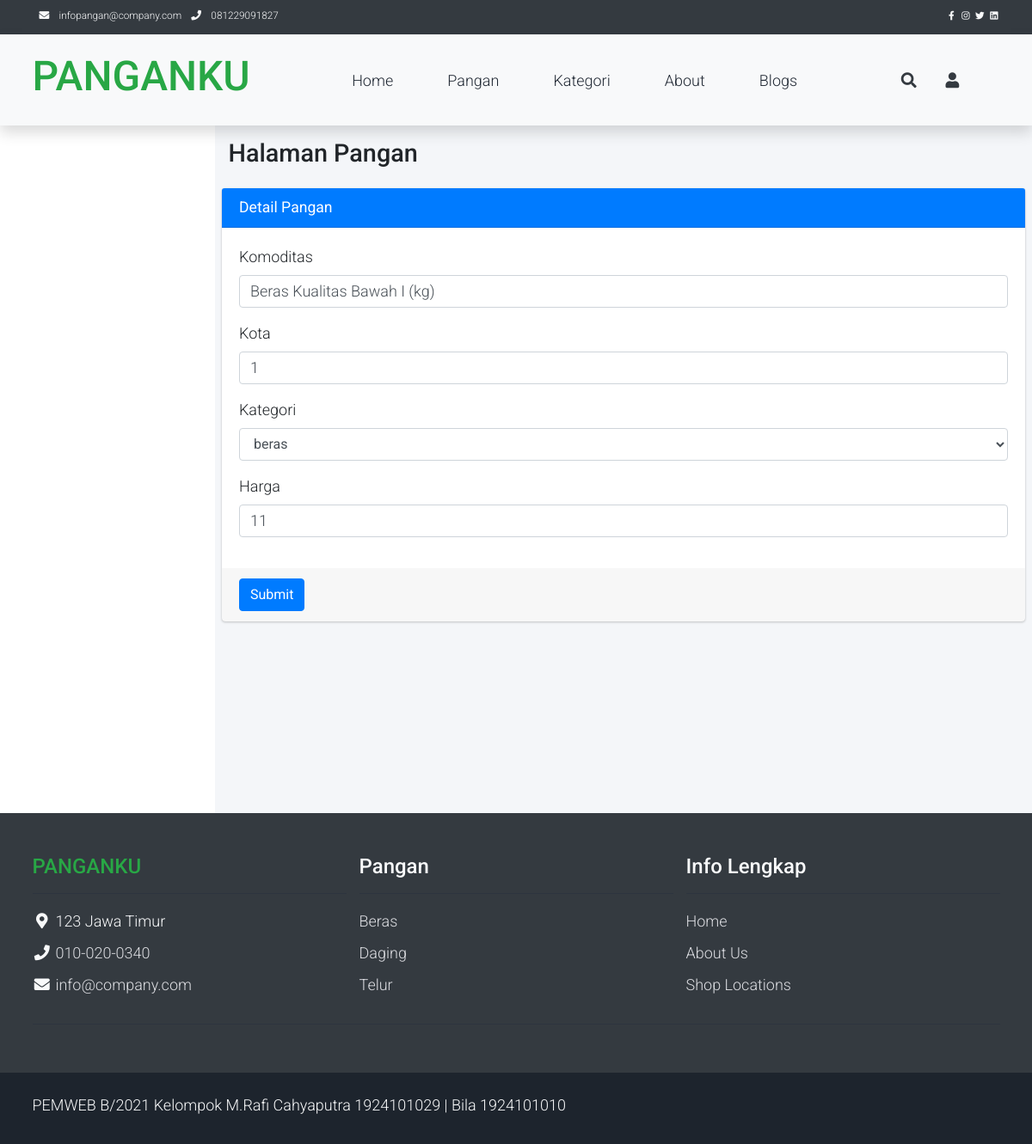
Page /public/pangan/edit/10 on the committed database.
### tables this page shows
CREATE TABLE `pangan` (
  `id` int(11) NOT NULL,
  `komoditas` varchar(50) NOT NULL,
  `kategori` int(4) NOT NULL,
  `kota` int(4) DEFAULT NULL,
  `harga` int(50) NOT NULL
);

CREATE TABLE `kategori` (
  `id` int(4) NOT NULL,
  `nama_kategori` varchar(50) NOT NULL
);

### app/core/Controller.php (called while the page is built, shortened)
<?php
class Controller
{
    public function view($view, $data = [])
    {
        require_once '../app/views/' . $view . '.php';
    }
    public function model($model)
    {
        return new $model;
    }
}

### app/controllers/Pangan.php (called while the page is built, shortened)
<?php
class Pangan extends Controller
{
    public function edit($id){
            $data['title'] = 'Detail Pangan';
            $data['kategori'] = $this->model('Kategori_model')->getAllKategori();
            $data['pangan'] = $this->model('Pangan_model')->getPanganById($id);
            $this->view('pangan/edit', $data);
        }
}

### app/core/App.php (called while the page is built, shortened)
<?php
class App
{
    protected $method       = 'index';
    protected $params        = [];
    public function __construct()
    {
        $url    = $this->parseURL();
        if (isset($url[0])) {
            if (file_exists('../app/controllers/' . $url[0] . '.php')) {
                unset($url[0]);
        }}
        $this->controller = new $this->controller;
        if (isset($url[1])) {
            if (method_exists($this->controller, $url[1])) {
                $this->method = $url[1];
                unset($url[1]);
            }
        }
        if (!empty($url)) {
            $this->params = array_values($url);
        }
        call_user_func_array([$this->controller, $this->method], $this->params);
    }
    public function parseURL()
    {
        if (isset($_GET['url'])) {
            $url    = rtrim($_GET['url'], '/');
            $url    = filter_var($url, FILTER_SANITIZE_URL);
            $url    = explode('/', $url);
            return $url;
        }
    }
}

### public/index.php (called while the page is built, shortened)
<?php
$app = new App;

### app/core/Database.php (called while the page is built, shortened)
<?php
class Database
{
    private $host = DB_HOST;
    private $user = DB_USER;
    private $pass = DB_PASS;
    private $db_name = DB_NAME;
    private $dbh;
    private $stmt;
    public function __construct()
    {
        $dsn = 'mysql:host=' . $this->host . ';
                dbname=' . $this->db_name;
        $option = [
            PDO::ATTR_PERSISTENT => true,
            PDO::ATTR_ERRMODE => PDO::ERRMODE_EXCEPTION
        ];
        try {
            $this->dbh = new PDO($dsn, $this->user, $this->pass, $option);
        } catch (PDOException $e) {
            die($e->getMessage());
        }
    }
    public function query($query)
    {
        $this->stmt = $this->dbh->prepare($query);
    }
    public function bind($param, $value, $type = null)
    {
        if (is_null($type)) {
            switch (true) {
                default:
                    $type = PDO::PARAM_STR;
            }
        }
        $this->stmt->bindValue($param, $value, $type);
    }
    public function execute()
    {
        $this->stmt->execute();
    }
    public function resultSet()
    {
        $this->execute();
        return $this->stmt->fetchAll(PDO::FETCH_ASSOC);
    }
    public function single()
    {
        $this->execute();
        return $this->stmt->fetch(PDO::FETCH_ASSOC);
    }
}

### app/models/Pangan_model.php (called while the page is built, shortened)
<?php
class Pangan_model
{
    private $table = 'pangan';
    private $db;
    public function __construct()
    {
        $this->db = new Database;
    }
    public function getPanganById($id)
    {
        $this->db->query('SELECT * FROM ' . $this->table . ' WHERE id=:id');
        $this->db->bind('id', $id);
        return $this->db->single();
    }
}

### app/models/Kategori_model.php (called while the page is built, shortened)
<?php
class Kategori_model {
	private $table = 'kategori';
	private $db;
	public function __construct()
	{
		$this->db = new Database;
	}
	public function getAllKategori()
	{
		$this->db->query('SELECT * FROM ' . $this->table);
		return $this->db->resultSet();
	}
}

### app/views/pangan/edit.php (the view, shortened to what this page needs)
<div class="content-wrapper">
  <section class="content-header">
    <div class="container-fluid">
      <div class="row mb-2">
        <div class="col-sm-6">
          <h1>Halaman Pangan</h1>
        </div>
      </div>
      </div>
    </section>
    <section class="content">
      <div class="card card-primary">
        <div class="card-header">
          <h3 class="card-title"><?= $data['title']; ?></h3>
        </div>
        <form role="form" action="<?= BASEURL; ?>/pangan/updatePangan" method="POST" enctype="multipart/form-data">
          <div class="card-body">
            <div class="form-group">
              <label >Komoditas</label>
              <input type="text" class="form-control" placeholder="masukkan komoditas..." name="komoditas" value="<?= $data['pangan']['komoditas'];?>">
            </div>
            <div class="form-group">
              <label >Kota</label>
              <input type="text" class="form-control" placeholder="masukkan kota..." name="kota" value="<?= $data['pangan']['kota'];?>">
            </div>
            <div class="form-group">
              <label >Kategori</label>
              <select class="form-control" name="kategori">
                <?php foreach ($data['kategori'] as $row) :?>
                <option value="<?= $row['id']; ?>" <?php if($data['pangan']['kategori'] == $row['id']) { echo "selected"; } ?>><?= $row['nama_kategori']; ?></option>
                <?php endforeach; ?>
              </select>
            </div>
            <div class="form-group">
              <label >Harga</label>
              <input type="text" class="form-control" placeholder="masukkan harga pangan..." name="harga" value="<?= $data['pangan']['harga'];?>">
            </div>
          </div>
          <div class="card-footer">
            <button type="submit" class="btn btn-primary">Submit</button>
          </div>
        </form>
      </div>
    </section>
  </div>

### public/css/templatemo.css (style rules this page uses)
body, ul, li, p, a, label, input, div { font-family: 'Roboto', sans-serif; font-size: 18px !important; font-weight: 300 !important; }
.form-control { border: 1px solid #e8e8e8; }

### rows in the picture
pangan: komoditas "Beras Kualitas Bawah I (kg)", kota "1", kategori "beras", harga "11"

### other values in the picture
$data['title'] "Detail Pangan"
